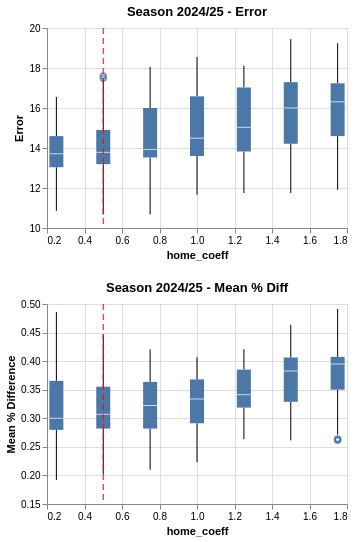

Notebook source saved alongside this figure:
### Code cell
import altair as alt

hist_df = pd.DataFrame(history)

# best try per season (min Error, tie-break min Mean%Diff)
best_df = (hist_df.sort_values(["seasons", "Error", "Mean%Diff"])
           .groupby("seasons", as_index=False)
           .first()[["seasons", "home_coeff"]])

charts = []
for season in hist_df['seasons'].unique():
    season_df = hist_df[hist_df['seasons'] == season]
    season_best = best_df[best_df['seasons'] == season]
    
    base = alt.Chart(season_df).encode(
        x=alt.X("home_coeff:Q", title="home_coeff")
    )
    
    error_line = base.mark_boxplot().encode(
        y=alt.Y("Error:Q", scale=alt.Scale(zero=False), title="Error")
    )
    
    mpd_line = base.mark_boxplot().encode(
        y=alt.Y("Mean%Diff:Q", scale=alt.Scale(zero=False), title="Mean % Difference")
    )
    
    rules = alt.Chart(season_best).mark_rule(strokeDash=[6,4], color='red').encode(
        x=alt.X("home_coeff:Q", scale=alt.Scale(zero=False))
    )
    
    season_chart = alt.vconcat(
        (error_line + rules).properties(width=300, height=200, title=f"Season {season} - Error"),
        (mpd_line + rules).properties(width=300, height=200, title=f"Season {season} - Mean % Diff")
    )
    
    charts.append(season_chart)

chart = alt.hconcat(*charts)
chart

### Figure 1 — Vega-Lite specification as saved in the notebook (floating-point values rounded to 4 significant figures; data arrays with more than 128 entries replaced by an {"elided": "..."} marker saying what was removed)
{"config": {"view": {"continuousWidth": 300, "continuousHeight": 300}}, "hconcat": [{"vconcat": [{"layer": [{"data": {"name": "data-cd8349a9f0377a3666d3738891aa52d5"}, "mark": {"type": "boxplot"}, "encoding": {"x": {"field": "home_coeff", "title": "home_coeff", "type": "quantitative"}, "y": {"field": "Error", "scale": {"zero": false}, "title": "Error", "type": "quantitative"}}}, {"data": {"name": "data-a3ceabeafbdf2fb8499d2cf87e0cabfd"}, "mark": {"type": "rule", "color": "red", "strokeDash": [6, 4]}, "encoding": {"x": {"field": "home_coeff", "scale": {"zero": false}, "type": "quantitative"}}}], "height": 200, "title": "Season 2024/25 - Error", "width": 300}, {"layer": [{"data": {"name": "data-cd8349a9f0377a3666d3738891aa52d5"}, "mark": {"type": "boxplot"}, "encoding": {"x": {"field": "home_coeff", "title": "home_coeff", "type": "quantitative"}, "y": {"field": "Mean%Diff", "scale": {"zero": false}, "title": "Mean % Difference", "type": "quantitative"}}}, {"data": {"name": "data-a3ceabeafbdf2fb8499d2cf87e0cabfd"}, "mark": {"type": "rule", "color": "red", "strokeDash": [6, 4]}, "encoding": {"x": {"field": "home_coeff", "scale": {"zero": false}, "type": "quantitative"}}}], "height": 200, "title": "Season 2024/25 - Mean % Diff", "width": 300}]}], "$schema": "https://vega.github.io/schema/vega-lite/v5.20.1.json", "datasets": {"data-cd8349a9f0377a3666d3738891aa52d5": {"elided": "441 records"}, "data-a3ceabeafbdf2fb8499d2cf87e0cabfd": [{"seasons": "2024/25", "home_coeff": 0.5}]}}
